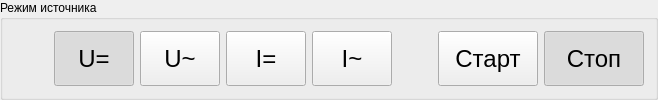
             <widget class="QGroupBox" name="groupBox_17">
              <property name="sizePolicy">
               <sizepolicy hsizetype="Minimum" vsizetype="Preferred">
                <horstretch>0</horstretch>
                <verstretch>0</verstretch>
               </sizepolicy>
              </property>
              <property name="title">
               <string>Режим источника</string>
              </property>
              <layout class="QHBoxLayout" name="horizontalLayout_22">
               <item>
                <spacer name="horizontalSpacer_19">
                 <property name="orientation">
                  <enum>Qt::Horizontal</enum>
                 </property>
                 <property name="sizeHint" stdset="0">
                  <size>
                   <width>40</width>
                   <height>20</height>
                  </size>
                 </property>
                </spacer>
               </item>
               <item>
                <widget class="QPushButton" name="modeDCVPushButton_2">
                 <property name="sizePolicy">
                  <sizepolicy hsizetype="Minimum" vsizetype="Minimum">
                   <horstretch>0</horstretch>
                   <verstretch>0</verstretch>
                  </sizepolicy>
                 </property>
                 <property name="font">
                  <font>
                   <pointsize>18</pointsize>
                  </font>
                 </property>
                 <property name="text">
                  <string>U=</string>
                 </property>
                 <property name="checkable">
                  <bool>true</bool>
                 </property>
                 <property name="checked">
                  <bool>true</bool>
                 </property>
                </widget>
               </item>
               <item>
                <widget class="QPushButton" name="modeACVPushButton_2">
                 <property name="sizePolicy">
                  <sizepolicy hsizetype="Minimum" vsizetype="Minimum">
                   <horstretch>0</horstretch>
                   <verstretch>0</verstretch>
                  </sizepolicy>
                 </property>
                 <property name="font">
                  <font>
                   <pointsize>18</pointsize>
                  </font>
                 </property>
                 <property name="text">
                  <string>U~</string>
                 </property>
                 <property name="checkable">
                  <bool>true</bool>
                 </property>
                </widget>
               </item>
               <item>
                <widget class="QPushButton" name="modeDCIPushButton_2">
                 <property name="sizePolicy">
                  <sizepolicy hsizetype="Minimum" vsizetype="Minimum">
                   <horstretch>0</horstretch>
                   <verstretch>0</verstretch>
                  </sizepolicy>
                 </property>
                 <property name="font">
                  <font>
                   <pointsize>18</pointsize>
                  </font>
                 </property>
                 <property name="text">
                  <string>I=</string>
                 </property>
                 <property name="checkable">
                  <bool>true</bool>
                 </property>
                </widget>
               </item>
               <item>
                <widget class="QPushButton" name="modeACIPushButton_2">
                 <property name="sizePolicy">
                  <sizepolicy hsizetype="Minimum" vsizetype="Minimum">
                   <horstretch>0</horstretch>
                   <verstretch>0</verstretch>
                  </sizepolicy>
                 </property>
                 <property name="font">
                  <font>
                   <pointsize>18</pointsize>
                  </font>
                 </property>
                 <property name="text">
                  <string>I~</string>
                 </property>
                 <property name="checkable">
                  <bool>true</bool>
                 </property>
                </widget>
               </item>
               <item>
                <spacer name="horizontalSpacer_20">
                 <property name="orientation">
                  <enum>Qt::Horizontal</enum>
                 </property>
                 <property name="sizeHint" stdset="0">
                  <size>
                   <width>40</width>
                   <height>20</height>
                  </size>
                 </property>
                </spacer>
               </item>
               <item>
                <widget class="QPushButton" name="setSetpoinPushButton_2">
                 <property name="sizePolicy">
                  <sizepolicy hsizetype="Minimum" vsizetype="Minimum">
                   <horstretch>0</horstretch>
                   <verstretch>0</verstretch>
                  </sizepolicy>
                 </property>
                 <property name="minimumSize">
                  <size>
                   <width>100</width>
                   <height>50</height>
                  </size>
                 </property>
                 <property name="font">
                  <font>
                   <pointsize>18</pointsize>
                  </font>
                 </property>
                 <property name="text">
                  <string>Старт</string>
                 </property>
                 <property name="checkable">
                  <bool>true</bool>
                 </property>
                </widget>
               </item>
               <item>
                <widget class="QPushButton" name="stopPushButton_2">
                 <property name="sizePolicy">
                  <sizepolicy hsizetype="Minimum" vsizetype="Minimum">
                   <horstretch>0</horstretch>
                   <verstretch>0</verstretch>
                  </sizepolicy>
                 </property>
                 <property name="minimumSize">
                  <size>
                   <width>100</width>
                   <height>50</height>
                  </size>
                 </property>
                 <property name="font">
                  <font>
                   <pointsize>18</pointsize>
                   <weight>50</weight>
                   <bold>false</bold>
                  </font>
                 </property>
                 <property name="text">
                  <string>Стоп</string>
                 </property>
                 <property name="checkable">
                  <bool>true</bool>
                 </property>
                 <property name="checked">
                  <bool>true</bool>
                 </property>
                </widget>
               </item>
              </layout>
             </widget>
